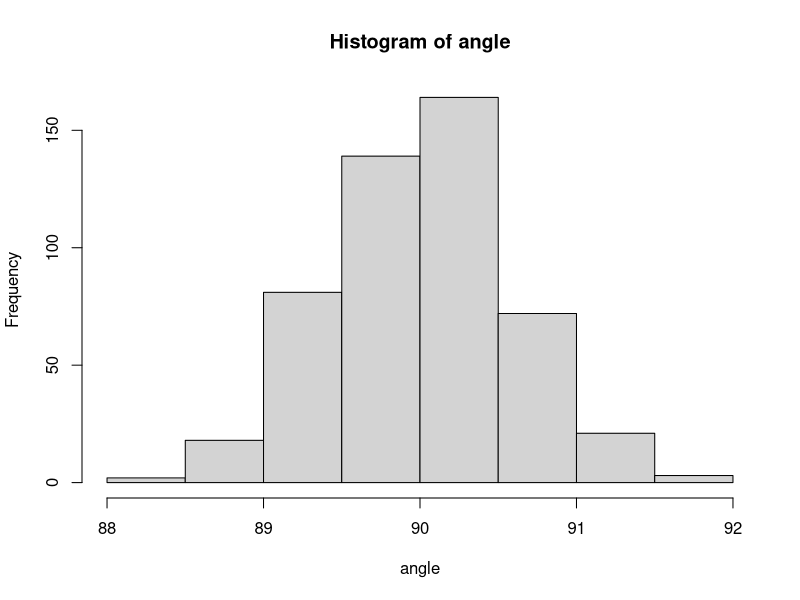
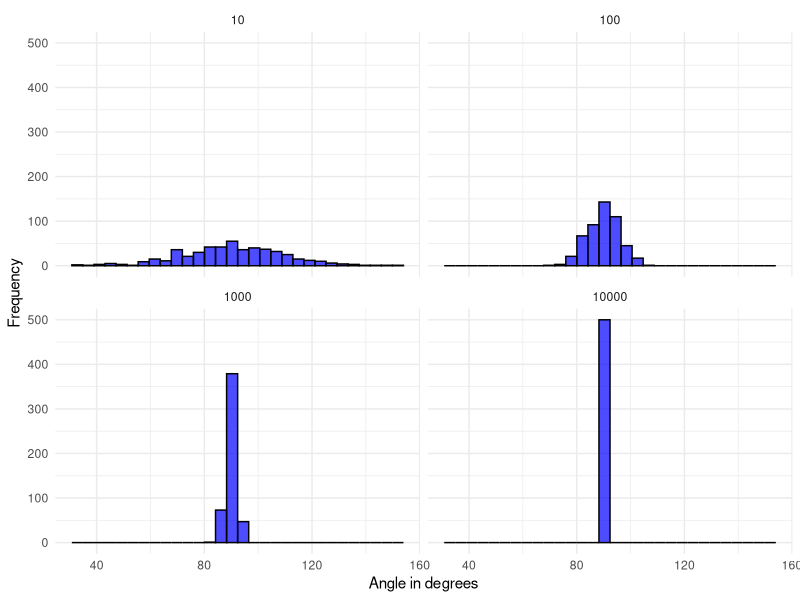

The R source for these figures, in order:
# amost all angles in high dimension are 90degrees.

# test 
#x <- c(1,1)
#y <- c(1,-1)

# [base code was extended using GPT-4]

sim_number <- 500
n <- 10000 # dim, try more...

angle <- rep(NA, sim_number)
for(i in 1:sim_number){
  x <- runif(n, -1,1) # TODO make sure it is on the surface
  y <- runif(n, -1,1)
  angle[i] <- acos((x %*% y)/(norm(x, type="2")*norm(y, type="2") ))*180/pi
}
hist(angle)
quantile(angle, probs = c(0.005,0.995))



# automate:
library(ggplot2)
library(tidyr)
library(reshape2)

sim_number <- 500

n_values <- c(10, 100, 1000, 10000) # dim
angle_list <- list()

for (n in n_values) {
  angle <- rep(NA, sim_number)
  
  for(i in 1:sim_number){
    x <- runif(n, -1,1)
    y <- runif(n, -1,1)
    angle[i] <- acos((x %*% y)/(norm(x, type="2")*norm(y, type="2") ))*180/pi
  }
  
  angle_list[[paste0('n=',n)]] <- angle
}

angle_df <- do.call(cbind, angle_list)
angle_df <- as.data.frame(angle_df)
names(angle_df) <- n_values

angle_melted <- melt(angle_df, variable.name = "n", value.name = "angle")

ggplot(angle_melted, aes(x=angle)) +
  geom_histogram(bins=30, fill='blue', color='black', alpha=0.7) +
  facet_wrap(~n, scales="fixed") + # Change here
  xlab("Angle in degrees") +
  ylab("Frequency") +
  theme_minimal()
